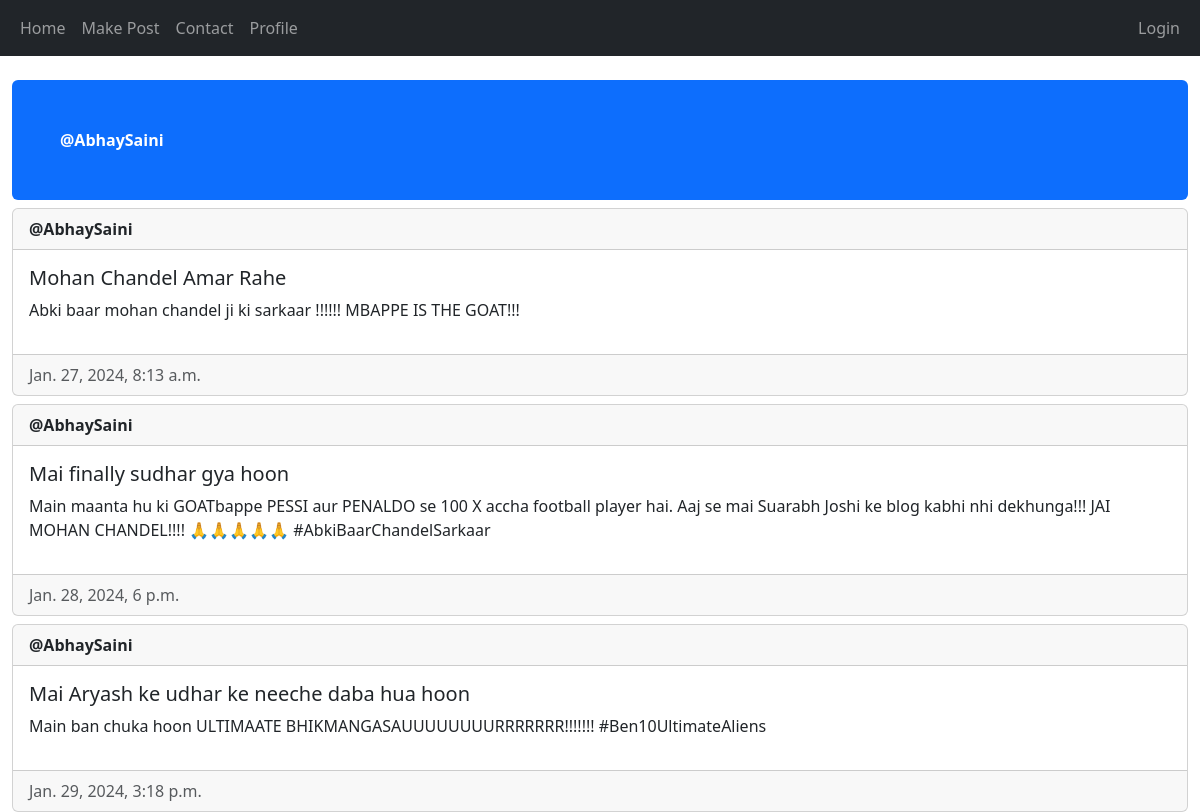
The page /profile/1 on the database as committed earlier.
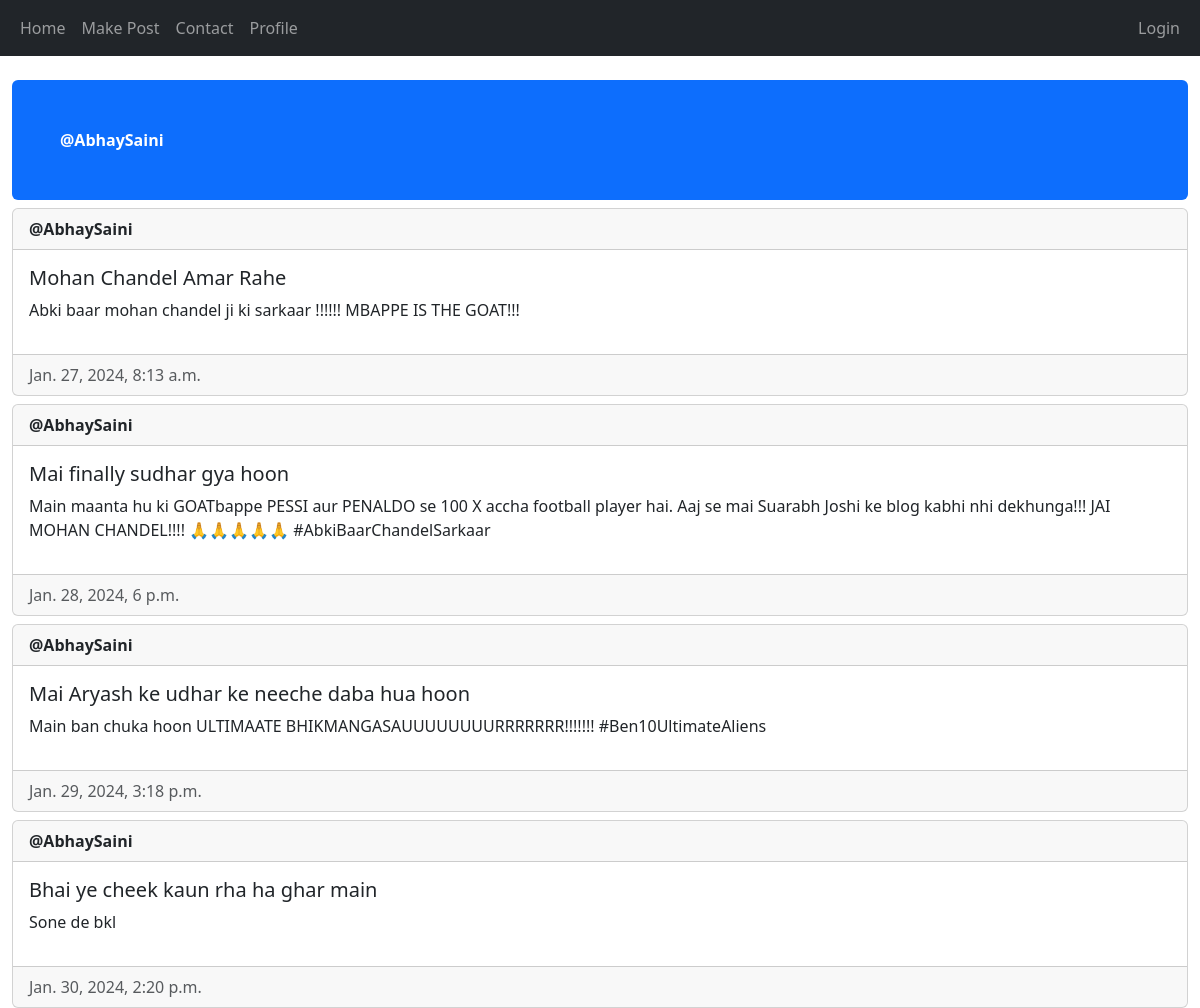
The same page on the database as committed later.
### main/models.py (models this page shows, shortened)
class Post(models.Model) :
    author = models.ForeignKey(User, on_delete = models.CASCADE)
    title = models.CharField(max_length=200)
    description = models.TextField()
    created_at = models.DateTimeField(auto_now_add=True)
    updated_at = models.DateTimeField(auto_now= True)

### main/views.py (the view)
# urls.py: path('profile/<int:id>', views.profile_view, name="profile"),
def profile_view(request, id) :
    posts = Post.objects.filter(author_id = id)
    viewing = User.objects.filter(id = id).first()
    return render(request, "main/profile.html", {"posts" : posts, "viewing" : viewing})

### main/templates/main/profile.html (shortened to what this page needs)
{% extends "main/base.html" %}
{% block content %}
<div class="mt-4 p-5 bg-primary text-white rounded">
    <div class="card-header"><strong>@{{ viewing.username }}</strong></div>
</div>
{% for post in posts %}
<div class="card mt-2">
    <div class="card-header"><strong>@{{ post.author.username }}</strong></div>
    <div class="card-body d-flex flex-row justify-content-between">
        <div>
            <h5 class="card-title">{{ post.title }}</h5>
            <p>{{post.description}}</p>
        </div>
    </div>
    <div class="card-footer text-muted">{{post.created_at}}</div>
</div>
{% empty %}
<p class="alert-primary"> No posts made by user. </p>
{% endfor %}
{% endblock content %}

Rows that differ between the two databases and show on the page:
added Post: author.username "AbhaySaini", title "Bhai ye cheek kaun rha ha ghar main", description "Sone de bkl", created_at "Jan. 30, 2024, 2:20 p.m."
